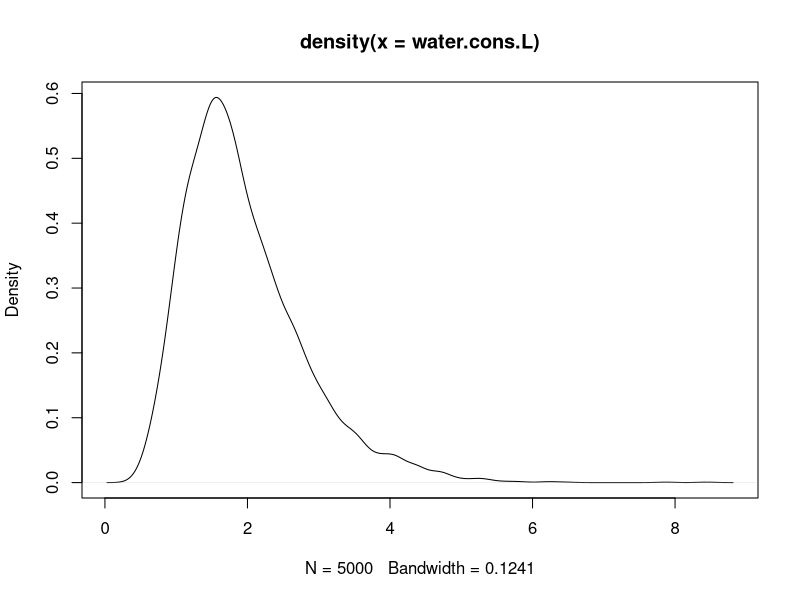
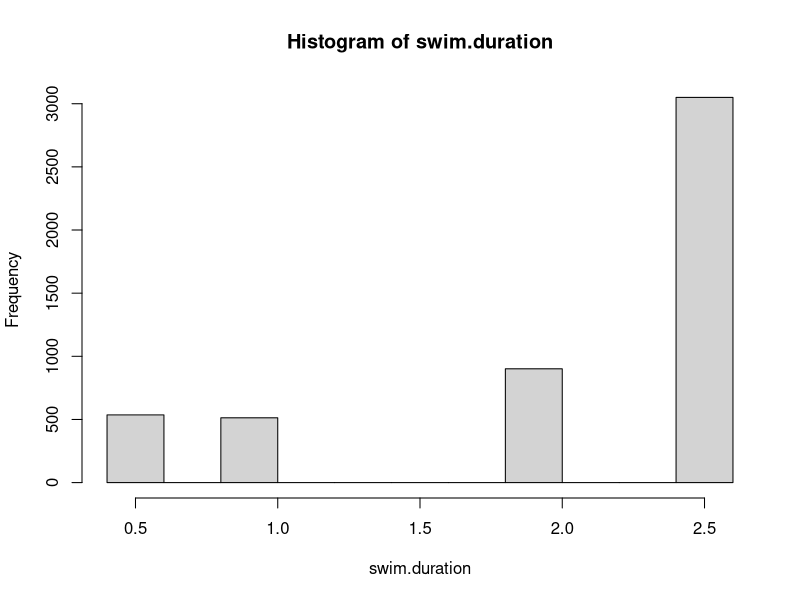
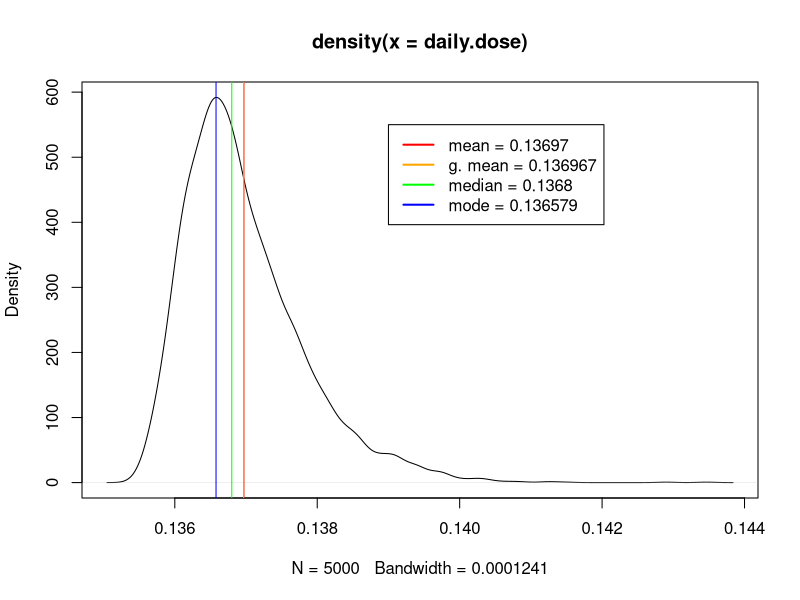
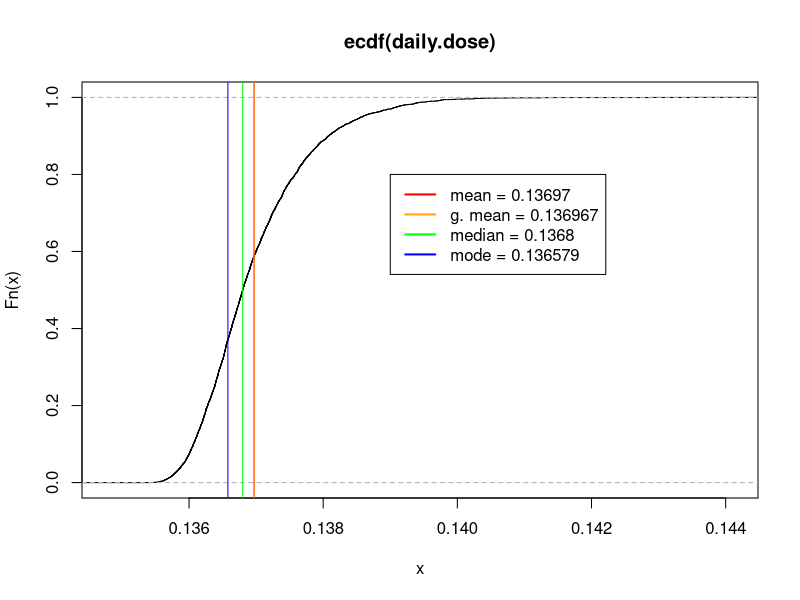

Generate these figures, in order, with R:
## ---- chunk 1
# A 1-D Monte Carlo simulation for the daily microbial exposure from drinking
# water consumption, swimming in surface water, and shellfish consumption 
# for Example 6.18 from Quantitative Microbial Risk Assessment, 2nd Edition 
# by Charles N. Haas, Joan B. Rose, and Charles P. Gerba. (Wiley, 2014).

# Copyright (c) Jane Pouzou
# License: CC BY-SA 4.0 - https://creativecommons.org/licenses/by-sa/4.0/

# ---------------------------------------------------------------------
# Define variables
# ---------------------------------------------------------------------

# Define additional variables provided in the example for three exposures.
#
# Shellfish consumption
shell.viral.load <- 1
shell.cons <- 9e-4 * 150  # 9e-4 Person-Days per year * 150 g per occurrence
# Drinking water consumption
dw.viral.load <- 0.001
# Surface water consumption while swimming
sw.viral.load <- 0.01
sw.daily.IR <- 50         # Ingestion rate in mL of surface water
sw.frequency <- 7         # Exposure frequency of 7 swims per year

# ---------------------------------------------------------------------
# Sample from probability distributions
# ---------------------------------------------------------------------

# Generate 5000 random values from a log-normal distribution to estimate 
# exposure from consumption of drinking water (ml/day). Divide by 1000 
# mL/L to get consumption in liters/day.  Values for meanlog and sdlog 
# are from the QMRA textbook (Haas, 2014), page 216, Table 6.30.
set.seed(1)
water.cons.L <- rlnorm(5000, meanlog = 7.49, sdlog = 0.407) / 1000

# Plot the kernal density curve of the generated values just as a check.
plot(density(water.cons.L))

# Sample 5000 times from a discrete distribution of swim duration with 
# assigned probabilities of each outcome. These values are hypothetical 
# and are not found in the text, but are defined here to provide an 
# example of sampling from a discrete distribution.
set.seed(1)
swim.duration <- sample(x = c(0.5, 1, 2, 2.6), 5000, replace = TRUE, 
                        prob = c(0.1, 0.1, 0.2, 0.6))

# Create a simple histogram of our distribution as a check.
hist(swim.duration)

# ---------------------------------------------------------------------
# Calculate estimated daily dose using probabilistic simulation
# ---------------------------------------------------------------------

# Define a function to calculate microbial exposure risk.
Risk.fcn <- function(shell.vl, shell.cons, water.cons.L, dw.vl, sw.vl, 
                     sw.daily.IR, sw.duration, sw.frequency) {
    ((shell.vl * shell.cons) + (water.cons.L * dw.vl) + 
         ((sw.vl * (sw.daily.IR * sw.duration * sw.frequency)) / 365 / 1000))
}

# Compute 5000 simulated daily dose results and store as a vector.
daily.dose <- sapply(1:5000, 
                     function(j) Risk.fcn(water.cons.L = water.cons.L[j], 
                                          sw.duration = swim.duration[j], 
                                          shell.vl = shell.viral.load, 
                                          dw.vl = dw.viral.load, 
                                          shell.cons = shell.cons, 
                                          sw.vl = sw.viral.load, 
                                          sw.daily.IR = sw.daily.IR, 
                                          sw.frequency = sw.frequency))

# Set display options for use with the print() function.
options(digits=3)

# Print the geometric mean of the vector of simulated daily dose results.
print(format(exp(mean(log(daily.dose))), scientific = TRUE))

# ---------------------------------------------------------------------
# Plot the kernel density estimates
# ---------------------------------------------------------------------

# Calculate kernel density estimates.
dens <- density(daily.dose)

# Calculate measures of central tendency.
meas <- data.frame(
    measure = c("mean", "g. mean", "median", "mode"),
    value = round(c(
        mean(daily.dose), exp(mean(log(daily.dose))),
        median(daily.dose), dens$x[which.max(dens$y)]
    ), 6),
    color = c("red", "orange", "green", "blue"),
    stringsAsFactors = FALSE
)

# Set display options for use with the print() function.
options(digits=6)

# Print measures of central tendency.
print(meas[1:2])

# Contruct text labels by combining each measure with its value.
meas$label <- sapply(1:4, function(x) 
    paste(meas$measure[x], as.character(meas$value[x]), sep = ' = '))

# Add lines for measures of central tendency and a legend to a plot.
add_lines_and_legend <- function(meas, x.pos = 0, y.pos = 0, cex = 1) {
    # Plot measures of central tendency as vertical lines.
    res <- sapply(1:4, function(x)
        abline(v = meas$value[x], col = meas$color[x]))
    
    # Add a legend to the plot.
    legend(x.pos, y.pos, meas$label, col = meas$color, 
           cex = cex, lty = rep(1, 4), lwd = rep(2, 4))
}

# Plot the kernel density estimates.
plot(dens)

# Add lines for measures of central tendency and a legend.
add_lines_and_legend(meas, 0.139, 550)

# ---------------------------------------------------------------------
# Plot the empirical cumulative distribution
# ---------------------------------------------------------------------

# Plot the empirical cumulative distribution for the exposure estimates.
plot(ecdf(daily.dose))

# Add lines for measures of central tendency and a legend.
add_lines_and_legend(meas, 0.139, 0.8)
